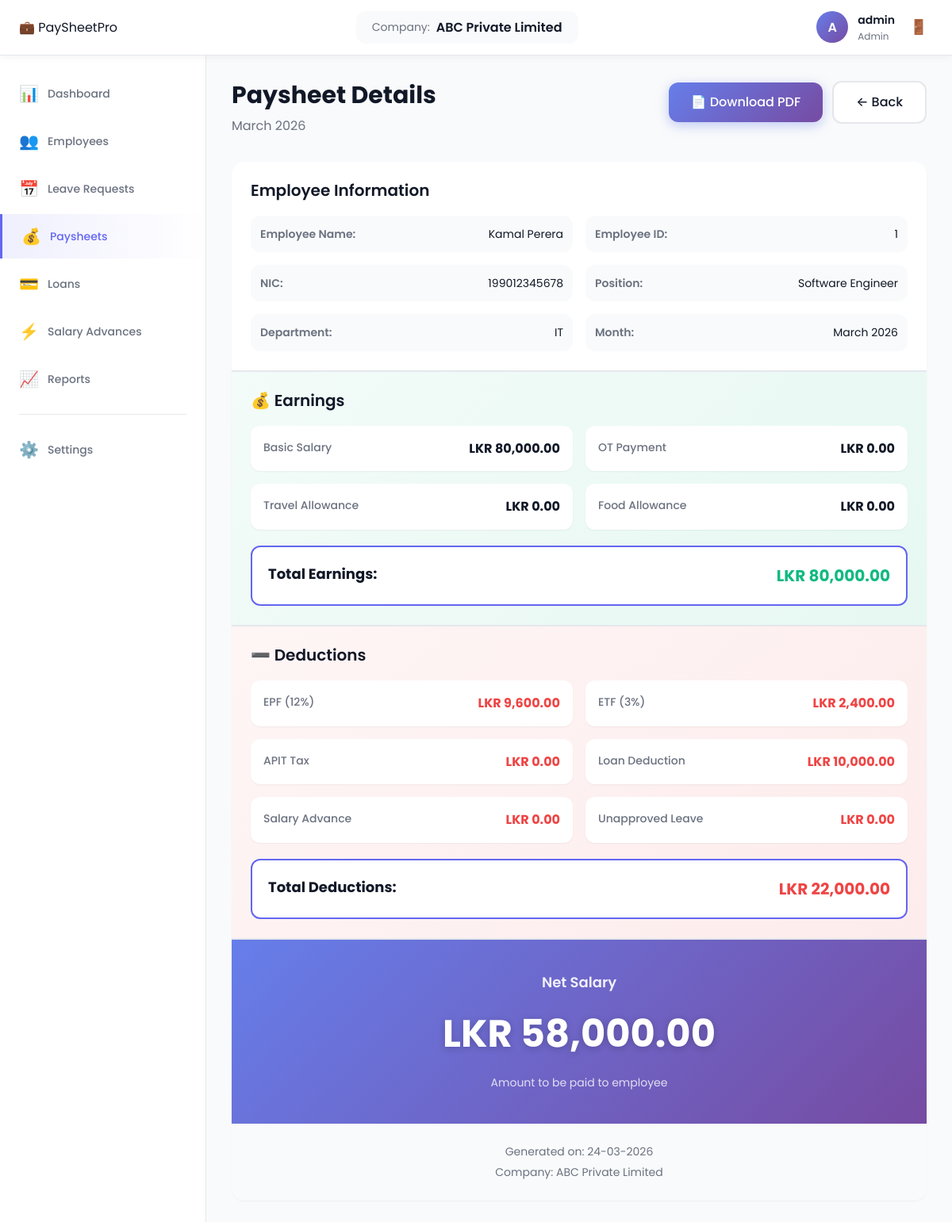
Page /admin/paysheet/view_paysheet.php?id=1 (signed in) on the committed database.
### tables this page shows
CREATE TABLE `paysheets` (
  `paysheet_id` int(11) NOT NULL,
  `employee_id` int(11) NOT NULL,
  `month` int(11) NOT NULL,
  `year` int(11) NOT NULL,
  `basic_salary` decimal(10,2) NOT NULL,
  `ot_payment` decimal(10,2) DEFAULT 0.00,
  `travel_allowance` decimal(10,2) DEFAULT 0.00,
  `food_allowance` decimal(10,2) DEFAULT 0.00,
  `total_earnings` decimal(10,2) NOT NULL,
  `epf_deduction` decimal(10,2) DEFAULT 0.00,
  `etf_deduction` decimal(10,2) DEFAULT 0.00,
  `apit_tax` decimal(10,2) DEFAULT 0.00,
  `loan_deduction` decimal(10,2) DEFAULT 0.00,
  `advance_deduction` decimal(10,2) DEFAULT 0.00,
  `unapproved_leave_deduction` decimal(10,2) DEFAULT 0.00,
  `total_deductions` decimal(10,2) NOT NULL,
  `net_salary` decimal(10,2) NOT NULL,
  `generated_date` timestamp NOT NULL DEFAULT current_timestamp()
);

CREATE TABLE `employees` (
  `employee_id` int(11) NOT NULL,
  `company_id` int(11) NOT NULL,
  `employee_name` varchar(255) NOT NULL,
  `employee_nic` varchar(20) NOT NULL,
  `employee_address` text NOT NULL,
  `employee_phone` varchar(20) NOT NULL,
  `employee_email` varchar(100) NOT NULL,
  `position` varchar(100) NOT NULL,
  `department` varchar(100) NOT NULL,
  `basic_salary` decimal(10,2) NOT NULL,
  `joining_date` date NOT NULL,
  `status` enum('active','inactive') DEFAULT 'active',
  `created_date` timestamp NOT NULL DEFAULT current_timestamp()
);

### config/database.php (called while the page is built, shortened)
<?php
function clean($conn, $data) {
    $data = trim($data);
    $data = stripslashes($data);
    $data = htmlspecialchars($data);
    $data = mysqli_real_escape_string($conn, $data);
    return $data;
}
function getCompanyId() {
    return isset($_SESSION['company_id']) ? $_SESSION['company_id'] : null;
}
function formatCurrency($amount) {
    return 'LKR ' . number_format($amount, 2);
}
function formatDate($date) {
    return date('d-m-Y', strtotime($date));
}
function getMonthName($month) {
    $months = [
        1 => 'January', 2 => 'February', 3 => 'March', 4 => 'April',
        5 => 'May', 6 => 'June', 7 => 'July', 8 => 'August',
        9 => 'September', 10 => 'October', 11 => 'November', 12 => 'December'
    ];
    return $months[$month] ?? '';
}
?>

### admin/paysheet/view_paysheet.php (the view, shortened to what this page needs)
<?php
require_once '../../config/database.php';
$company_id = getCompanyId();
$username = $_SESSION['username'];
$company_name = $_SESSION['company_name'];
$paysheet_id = clean($conn, $_GET['id']);
$query = "SELECT p.*, e.employee_name, e.employee_nic, e.position, e.department, e.employee_email
          FROM paysheets p
          JOIN employees e ON p.employee_id = e.employee_id
          WHERE p.paysheet_id = '$paysheet_id' AND e.company_id = '$company_id'";
$result = mysqli_query($conn, $query);
$paysheet = mysqli_fetch_assoc($result);
?>
<!DOCTYPE html>
<html lang="en">
<head>
    <link rel="stylesheet" href="../../accests/css/style.css">
    <link rel="stylesheet" href="../../accests/css/dashboard.css">
    <link rel="stylesheet" href="../../accests/css/paysheet.css">
</head>
<body>
    <header class="dashboard-header">
        <div class="header-left">
            <div class="logo">
                <span class="logo-icon">💼</span>
                <span class="logo-text">PaySheet<span class="highlight">Pro</span></span>
            </div>
        </div>
        <div class="header-center">
            <div class="company-info">
                <span class="company-label">Company:</span>
                <span class="company-name"><?php echo htmlspecialchars($company_name); ?></span>
            </div>
        </div>
        <div class="header-right">
            <div class="user-menu">
                <div class="user-avatar">
                    <span><?php echo strtoupper(substr($username, 0, 1)); ?></span>
                </div>
                <div class="user-details">
                    <span class="user-name"><?php echo htmlspecialchars($username); ?></span>
                    <span class="user-role">Admin</span>
                </div>
                <a href="../../auth/logout.php" class="logout-btn" title="Logout">
                    <span class="icon">🚪</span>
                </a>
            </div>
        </div>
    </header>
    <div class="dashboard-container">
        <aside class="sidebar" id="sidebar">
            <nav class="sidebar-nav">
                <ul class="nav-list">
                    <li class="nav-item">
                        <a href="../dashboard.php" class="nav-link">
                            <span class="nav-icon">📊</span>
                            <span class="nav-text">Dashboard</span>
                        </a>
                    </li>
                    <li class="nav-item">
                        <a href="../employees/view_employees.php" class="nav-link">
                            <span class="nav-icon">👥</span>
                            <span class="nav-text">Employees</span>
                        </a>
                    </li>
                    <li class="nav-item">
                        <a href="../leaves/leave_requests.php" class="nav-link">
                            <span class="nav-icon">📅</span>
                            <span class="nav-text">Leave Requests</span>
                        </a>
                    </li>
                    <li class="nav-item active">
                        <a href="generate_paysheet.php" class="nav-link">
                            <span class="nav-icon">💰</span>
                            <span class="nav-text">Paysheets</span>
                        </a>
                    </li>
                    <li class="nav-item">
                        <a href="../loans/view_loans.php" class="nav-link">
                            <span class="nav-icon">💳</span>
                            <span class="nav-text">Loans</span>
                        </a>
                    </li>
                    <li class="nav-item">
                        <a href="../advances/view_advances.php" class="nav-link">
                            <span class="nav-icon">⚡</span>
                            <span class="nav-text">Salary Advances</span>
                        </a>
                    </li>
                    <li class="nav-item">
                        <a href="../reports/monthly_report.php" class="nav-link">
                            <span class="nav-icon">📈</span>
                            <span class="nav-text">Reports</span>
                        </a>
                    </li>
                    <li class="nav-divider"></li>
                    <li class="nav-item">
                        <a href="../company_settings.php" class="nav-link">
                            <span class="nav-icon">⚙️</span>
                            <span class="nav-text">Settings</span>
                        </a>
                    </li>
                </ul>
            </nav>
        </aside>
        <main class="main-content">
            <div class="page-header">
                <div>
                    <h1 class="page-title">Paysheet Details</h1>
                    <p class="page-subtitle"><?php echo getMonthName($paysheet['month']) . ' ' . $paysheet['year']; ?></p>
                </div>
                <div class="page-actions">
                    <a href="generate_pdf.php?id=<?php echo $paysheet_id; ?>" class="btn-primary" target="_blank">
                        <span>📄 Download PDF</span>
                    </a>
                    <a href="generate_paysheet.php" class="btn-secondary">
                        <span>← Back</span>
                    </a>
                </div>
            </div>
            <div class="paysheet-view-container">
                <div class="paysheet-section">
                    <div class="section-header">
                        <h3 class="section-title">Employee Information</h3>
                    </div>
                    <div class="employee-info-grid">
                        <div class="info-item">
                            <span class="info-label">Employee Name:</span>
                            <span class="info-value"><?php echo htmlspecialchars($paysheet['employee_name']); ?></span>
                        </div>
                        <div class="info-item">
                            <span class="info-label">Employee ID:</span>
                            <span class="info-value"><?php echo $paysheet['employee_id']; ?></span>
                        </div>
                        <div class="info-item">
                            <span class="info-label">NIC:</span>
                            <span class="info-value"><?php echo htmlspecialchars($paysheet['employee_nic']); ?></span>
                        </div>
                        <div class="info-item">
                            <span class="info-label">Position:</span>
                            <span class="info-value"><?php echo htmlspecialchars($paysheet['position']); ?></span>
                        </div>
                        <div class="info-item">
                            <span class="info-label">Department:</span>
                            <span class="info-value"><?php echo htmlspecialchars($paysheet['department']); ?></span>
                        </div>
                        <div class="info-item">
                            <span class="info-label">Month:</span>
                            <span class="info-value"><?php echo getMonthName($paysheet['month']) . ' ' . $paysheet['year']; ?></span>
                        </div>
                    </div>
                </div>
                <div class="paysheet-section earnings-section">
                    <div class="section-header">
                        <h3 class="section-title">💰 Earnings</h3>
                    </div>
                    <div class="amount-grid">
                        <div class="amount-item">
                            <span class="amount-label">Basic Salary</span>
                            <span class="amount-value"><?php echo formatCurrency($paysheet['basic_salary']); ?></span>
                        </div>
                        <div class="amount-item">
                            <span class="amount-label">OT Payment</span>
                            <span class="amount-value"><?php echo formatCurrency($paysheet['ot_payment']); ?></span>
                        </div>
                        <div class="amount-item">
                            <span class="amount-label">Travel Allowance</span>
                            <span class="amount-value"><?php echo formatCurrency($paysheet['travel_allowance']); ?></span>
                        </div>
                        <div class="amount-item">
                            <span class="amount-label">Food Allowance</span>
                            <span class="amount-value"><?php echo formatCurrency($paysheet['food_allowance']); ?></span>
                        </div>
                    </div>
                    <div class="amount-total">
                        <span class="total-label">Total Earnings:</span>
                        <span class="total-value earnings-total"><?php echo formatCurrency($paysheet['total_earnings']); ?></span>
                    </div>
                </div>
                <div class="paysheet-section deductions-section">
                    <div class="section-header">
                        <h3 class="section-title">➖ Deductions</h3>
                    </div>
                    <div class="amount-grid">
                        <div class="amount-item">
                            <span class="amount-label">EPF (12%)</span>
                            <span class="amount-value negative"><?php echo formatCurrency($paysheet['epf_deduction']); ?></span>
                        </div>
                        <div class="amount-item">
                            <span class="amount-label">ETF (3%)</span>
                            <span class="amount-value negative"><?php echo formatCurrency($paysheet['etf_deduction']); ?></span>
                        </div>
                        <div class="amount-item">
                            <span class="amount-label">APIT Tax</span>
                            <span class="amount-value negative"><?php echo formatCurrency($paysheet['apit_tax']); ?></span>
                        </div>
                        <div class="amount-item">
                            <span class="amount-label">Loan Deduction</span>
                            <span class="amount-value negative"><?php echo formatCurrency($paysheet['loan_deduction']); ?></span>
                        </div>
                        <div class="amount-item">
                            <span class="amount-label">Salary Advance</span>
                            <span class="amount-value negative"><?php echo formatCurrency($paysheet['advance_deduction']); ?></span>
                        </div>
                        <div class="amount-item">
                            <span class="amount-label">Unapproved Leave</span>
                            <span class="amount-value negative"><?php echo formatCurrency($paysheet['unapproved_leave_deduction']); ?></span>
                        </div>
                    </div>
                    <div class="amount-total">
                        <span class="total-label">Total Deductions:</span>
                        <span class="total-value deductions-total negative"><?php echo formatCurrency($paysheet['total_deductions']); ?></span>
                    </div>
                </div>
                <div class="net-salary-section">
                    <div class="net-salary-content">
                        <span class="net-salary-label">Net Salary</span>
                        <span class="net-salary-value"><?php echo formatCurrency($paysheet['net_salary']); ?></span>
                    </div>
                    <div class="net-salary-note">
                        Amount to be paid to employee
                    </div>
                </div>
                <div class="paysheet-footer">
                    <p>Generated on: <?php echo formatDate($paysheet['generated_date']); ?></p>
                    <p>Company: <?php echo htmlspecialchars($company_name); ?></p>
                </div>
            </div>
        </main>
    </div>
</body>
</html>

### rows in the picture
paysheets: month "March", year "2026", employee.employee_name "Kamal Perera", employee "1", employee.employee_nic "199012345678", employee.position "Software Engineer", employee.department "IT", basic_salary "LKR 80,000.00", ot_payment "LKR 0.00", travel_allowance "LKR 0.00", food_allowance "LKR 0.00", total_earnings "LKR 80,000.00", epf_deduction "LKR 9,600.00", etf_deduction "LKR 2,400.00", apit_tax "LKR 0.00", loan_deduction "LKR 10,000.00", advance_deduction "LKR 0.00", unapproved_leave_deduction "LKR 0.00", total_deductions "LKR 22,000.00", net_salary "LKR 58,000.00", generated_date "24-03-2026"

### other values in the picture
$company_name "ABC Private Limited"
substr($username, 0, 1) "A"
$username "admin"
